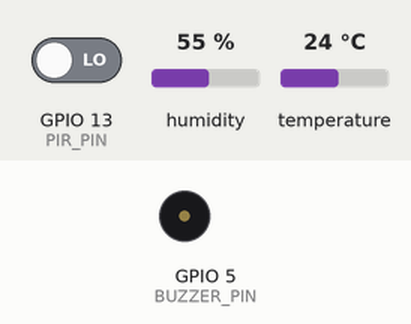
This sketch was run on a simulated ESP32. Parts: buzzer (waves = sounding, pin HIGH). The test bench sets the inputs (shaded band); at power-on: GPIO 13 (PIR_PIN) LOW, humidity 55 %, temperature 24 °C. WiFi joins after 1.5 s; servers stay silent unless stated; uploads are accepted with an empty reply; what the sketch prints to the serial monitor is not drawn.

Above: at 3.8 s.
3.9 s: GPIO 13 (PIR_PIN) driven HIGH
At 5.8 s:
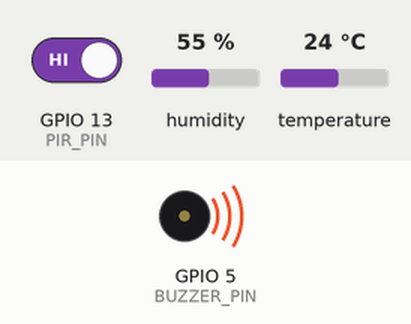
12.2 s: GPIO 13 (PIR_PIN) driven LOW
Timing chart, 0 to 22.0 s (numbered marks = the images above; inputs shaded):
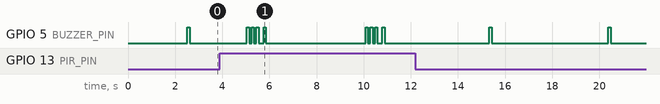

Measured:
- by itself, GPIO 5 (BUZZER_PIN): alternates HIGH for 0.10 s and LOW for 4.9 s

The sketch:

ESP32_Corrected_Code.ino
```cpp
/**
 * ESP32 IoT Sensor System - CORRECTED VERSION
 * Reads DHT11 (Temperature & Humidity) and PIR Motion Sensor
 * Sends data to backend via WiFi
 * Controls buzzer for alerts
 */

#include <WiFi.h>
#include <HTTPClient.h>
#include <DHT.h>

// ==================== WiFi Configuration ====================
const char* ssid = "YOUR_WIFI_SSID";           // Replace with your WiFi name
const char* password = "YOUR_WIFI_PASSWORD";   // Replace with your WiFi password

// ==================== Backend Configuration ====================
const char* serverUrl = "https://mini-anveshana-2025-26.onrender.com/api/sensors/data";
const char* deviceId = "ESP32_GRAIN_STORAGE_01";

// ==================== Pin Configuration ====================
#define DHT_PIN 4         // DHT11 sensor data pin (GPIO 4)
#define DHT_TYPE DHT11    // DHT sensor type
#define PIR_PIN 13        // PIR motion sensor pin (GPIO 13)
#define BUZZER_PIN 5      // Buzzer pin (GPIO 5)

// ==================== Sensor Objects ====================
DHT dht(DHT_PIN, DHT_TYPE);

// ==================== Timing Configuration ====================
unsigned long lastSendTime = 0;
const unsigned long sendInterval = 5000;  // Send data every 5 seconds

// ==================== Setup Function ====================
void setup() {
  Serial.begin(115200);
  delay(1000);

  Serial.println("\n=================================");
  Serial.println("ESP32 IoT Grain Storage Monitor");
  Serial.println("=================================\n");

  // Initialize pins
  pinMode(PIR_PIN, INPUT);
  pinMode(BUZZER_PIN, OUTPUT);
  digitalWrite(BUZZER_PIN, LOW);

  // Initialize DHT sensor
  dht.begin();
  Serial.println("✓ DHT11 sensor initialized");

  // Connect to WiFi
  connectWiFi();

  // Success beep
  beep(1);
  Serial.println("\n✓ System ready!\n");
}

// ==================== Main Loop ====================
void loop() {
  // Check WiFi connection
  if (WiFi.status() != WL_CONNECTED) {
    Serial.println("⚠ WiFi disconnected. Reconnecting...");
    connectWiFi();
  }

  // Send data at regular intervals
  if (millis() - lastSendTime >= sendInterval) {
    lastSendTime = millis();
    readAndSendData();
  }

  delay(100);  // Small delay to prevent watchdog issues
}

// ==================== WiFi Connection ====================
void connectWiFi() {
  Serial.print("Connecting to WiFi: ");
  Serial.println(ssid);

  WiFi.begin(ssid, password);

  int attempts = 0;
  while (WiFi.status() != WL_CONNECTED && attempts < 20) {
    delay(500);
    Serial.print(".");
    attempts++;
  }

  if (WiFi.status() == WL_CONNECTED) {
    Serial.println("\n✓ WiFi connected!");
    Serial.print("IP Address: ");
    Serial.println(WiFi.localIP());
    Serial.print("Signal Strength (RSSI): ");
    Serial.print(WiFi.RSSI());
    Serial.println(" dBm\n");
  } else {
    Serial.println("\n✗ WiFi connection failed!");
    beep(2);  // Error beep
  }
}

// ==================== Read Sensors and Send Data ====================
void readAndSendData() {
  Serial.println("--- Reading Sensors ---");

  // Read DHT11 sensor
  float temperature = dht.readTemperature();
  float humidity = dht.readHumidity();

  // Read PIR motion sensor (CORRECTED!)
  bool motion = digitalRead(PIR_PIN);

  // Check if DHT readings are valid
  if (isnan(temperature) || isnan(humidity)) {
    Serial.println("✗ Failed to read from DHT sensor!");
    beep(2);  // Error beep
    return;
  }

  // Print sensor values
  Serial.print("🌡️  Temperature: ");
  Serial.print(temperature);
  Serial.println("°C");

  Serial.print("💧 Humidity: ");
  Serial.print(humidity);
  Serial.println("%");

  Serial.print("🚶 Motion: ");
  if (motion) {
    Serial.println("DETECTED! 🚨");
    beep(3);  // Motion alert - 3 short beeps
  } else {
    Serial.println("None");
  }

  // Create JSON payload (CORRECTED MOTION VALUE!)
  String jsonPayload = "{";
  jsonPayload += "\"device_id\":\"" + String(deviceId) + "\",";
  jsonPayload += "\"sensors\":{";
  jsonPayload += "\"temperature\":" + String(temperature) + ",";
  jsonPayload += "\"humidity\":" + String(humidity) + ",";
  jsonPayload += "\"motion\":" + String(motion ? "true" : "false");  // DYNAMIC VALUE
  jsonPayload += "},";
  jsonPayload += "\"timestamp\":\"" + getISOTimestamp() + "\"";
  jsonPayload += "}";

  Serial.println("\n📤 Sending to backend...");
  Serial.println("Payload: " + jsonPayload);

  // Send HTTP POST request
  if (WiFi.status() == WL_CONNECTED) {
    HTTPClient http;
    http.begin(serverUrl);
    http.addHeader("Content-Type", "application/json");

    int httpResponseCode = http.POST(jsonPayload);

    if (httpResponseCode > 0) {
      String response = http.getString();
      Serial.print("✓ Response Code: ");
      Serial.println(httpResponseCode);
      Serial.print("Response: ");
      Serial.println(response);
      beep(1);  // Success beep
    } else {
      Serial.print("✗ HTTP Error: ");
      Serial.println(httpResponseCode);
      beep(2);  // Error beep
    }

    http.end();
  } else {
    Serial.println("✗ WiFi not connected!");
  }

  Serial.println("------------------------\n");
}

// ==================== Buzzer Control ====================
void beep(int count) {
  for (int i = 0; i < count; i++) {
    digitalWrite(BUZZER_PIN, HIGH);
    delay(100);
    digitalWrite(BUZZER_PIN, LOW);
    if (i < count - 1) {
      delay(100);
    }
  }
}

// ==================== Get ISO Timestamp ====================
String getISOTimestamp() {
  // This returns a simple timestamp
  // For accurate time, you'd need NTP (Network Time Protocol)
  unsigned long milliseconds = millis();
  return String(milliseconds);
}

// ==================== Notes ====================
/*
 * HARDWARE CONNECTIONS:
 *
 * DHT11 Temperature/Humidity Sensor:
 *   - VCC  → 3.3V (ESP32)
 *   - GND  → GND (ESP32)
 *   - DATA → GPIO 4 (ESP32)
 *
 * PIR Motion Sensor (HC-SR501):
 *   - VCC  → 5V (ESP32 VIN)
 *   - GND  → GND (ESP32)
 *   - OUT  → GPIO 13 (ESP32)
 *
 * Buzzer:
 *   - Positive (+) → GPIO 5 (ESP32)
 *   - Negative (-) → GND (ESP32)
 *
 * BUZZER PATTERNS:
 *   - 1 beep  = Success (data sent)
 *   - 2 beeps = Error (WiFi/sensor failure)
 *   - 3 beeps = Motion detected!
 *
 * IMPORTANT:
 *   - Replace WiFi SSID and PASSWORD above
 *   - PIR sensor needs calibration (adjust sensitivity & delay potentiometers)
 *   - DHT11 readings take ~2 seconds, don't read too frequently
 *   - For production, implement NTP for accurate timestamps
 *
 * LIBRARIES REQUIRED (Install via Arduino IDE Library Manager):
 *   - DHT sensor library by Adafruit
 *   - Adafruit Unified Sensor
 */
```
